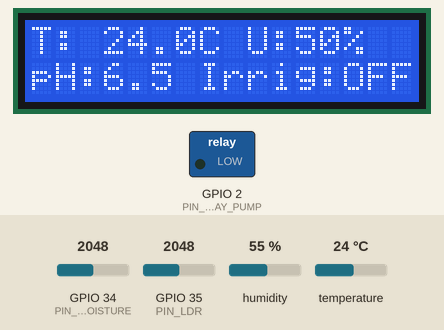
This sketch was run on a simulated ESP32. On the bench: 16×2 character LCD, switched loads named in the sketch (green lamp = pin HIGH). The inputs (shaded band) are chosen by the test bench; at power-on: temperature 24 °C, GPIO 34 (PIN_SOIL_MOISTURE) = 2048, GPIO 35 (PIN_LDR) = 2048, humidity 55 %. WiFi joins after 1.5 s; servers stay silent unless stated; uploads are accepted with an empty reply; what the sketch prints to the serial monitor is not drawn.

Above: at 4.3 s.
4.4 s: temperature set to 35.6 °C
At 6.4 s:
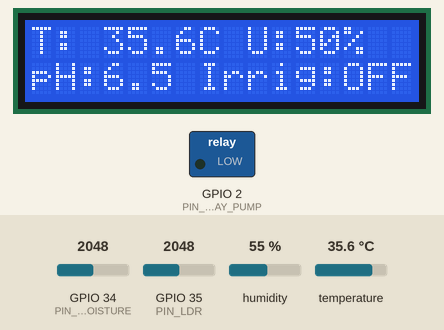
6.7 s: temperature set to 36.8 °C
At 8.2 s:
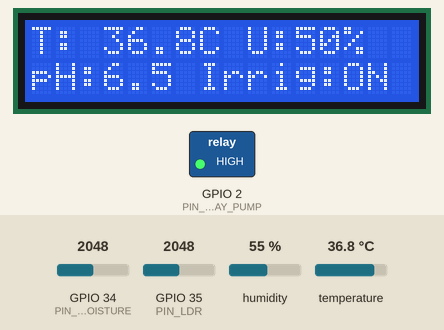
8.9 s: GPIO 34 (PIN_SOIL_MOISTURE) set to 2866
At 10.7 s:
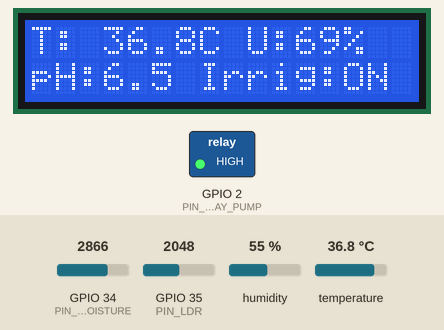
11.0 s: GPIO 34 (PIN_SOIL_MOISTURE) set to 447
At 13.1 s:
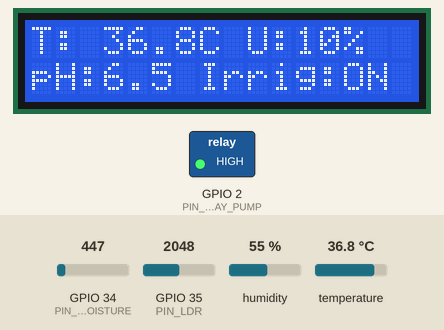
17.2 s: GPIO 34 (PIN_SOIL_MOISTURE) set to 373
At 19.4 s:
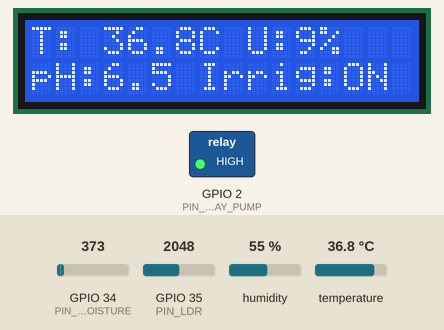
19.7 s: GPIO 35 (PIN_LDR) set to 2866
At 21.1 s:
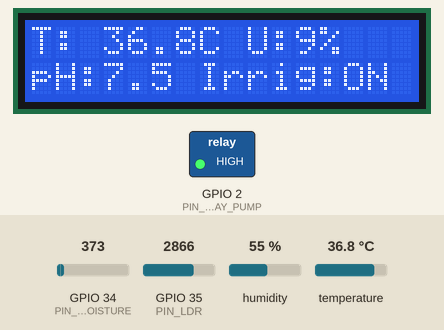
Timing chart, 0 to 22.7 s (numbered marks = the images above; inputs shaded):
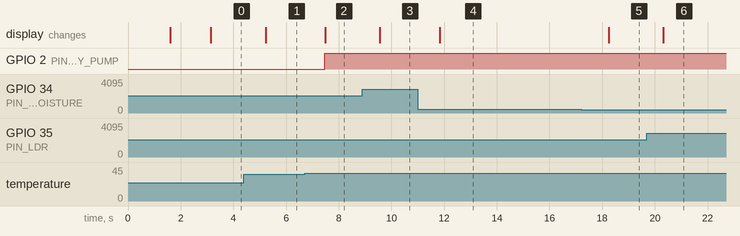

Measured:
- the behaviour switches between 36 and 36.1 °C on temperature (found by bisection; images 1 and 2)
- after the input at 4.4 s, the display: changes after 0.82 s (image 1)
- after the input at 6.7 s, GPIO 2 (PIN_RELAY_PUMP): LOW → HIGH after 0.76 s; the display: changes after 0.79 s (image 2)
- after the input at 8.9 s, the display: changes after 0.66 s (image 3)
- after the input at 11.0 s, the display: changes after 0.84 s (image 4)
- after the input at 17.2 s, the display: changes after 1.0 s (image 5)
- after the input at 19.7 s, the display: changes after 0.62 s (image 6)

The sketch:

esp32_sensor.ino
```cpp
/**
 * 🌾 FarmTech Solutions - IoT & Automação Inteligente (Fase 3 & 5)
 * Placa: ESP32 DevKit V1
 * Sensores: DHT22 (Temperatura e Umidade do Ar), Umidade de Solo (Simulado por Potenciômetro), LDR (Luz/pH simulado)
 * Atuadores: Módulo Relé (Bomba de Irrigação), Display LCD 16x2 I2C
 * Protocolo: HTTP POST (JSON) via Wi-Fi
 */

#include <WiFi.h>
#include <HTTPClient.h>
#include <ArduinoJson.h>
#include <LiquidCrystal_I2C.h>
#include <DHT.h>

// Configurações do Sensor DHT22
#define DHTPIN 4
#define DHTTYPE DHT22
DHT dht(DHTPIN, DHTTYPE);

// Configuração do Display LCD 16x2 I2C (Endereço 0x27)
LiquidCrystal_I2C lcd(0x27, 16, 2);

// Pinos Analógicos e Atuadores
#define PIN_SOIL_MOISTURE 34  // GPIO34 para Umidade do Solo
#define PIN_LDR 35           // GPIO35 para Sensor LDR
#define PIN_RELAY_PUMP 2     // GPIO2 para acionamento do Relé da Bomba

// Configurações Wi-Fi e API
const char* ssid = "Wokwi-GUEST"; // Rede virtual do Simulador Wokwi
const char* password = "";
const char* serverUrl = "http://[IP_SEU_PC_LOCAL]:5000/api/dados"; // Substitua pelo IP da máquina rodando o dashboard

// Intervalo de envio (em milissegundos)
unsigned long previousMillis = 0;
const long interval = 5000; // Envia a cada 5 segundos no simulador

void setup() {
  Serial.begin(115200);

  // Inicialização de Sensores e Atuadores
  dht.begin();
  pinMode(PIN_RELAY_PUMP, OUTPUT);
  digitalWrite(PIN_RELAY_PUMP, LOW); // Inicia bomba desligada

  // Inicializa LCD com Backlight
  lcd.init();
  lcd.backlight();
  lcd.setCursor(0, 0);
  lcd.print("FarmTech IoT");
  lcd.setCursor(0, 1);
  lcd.print("Iniciando...");

  // Conexão Wi-Fi
  WiFi.begin(ssid, password);
  Serial.print("Conectando ao Wi-Fi...");
  while (WiFi.status() != WL_CONNECTED) {
    delay(500);
    Serial.print(".");
  }
  Serial.println("\nConectado ao Wi-Fi!");
  lcd.clear();
  lcd.print("Wi-Fi Conectado!");
  delay(1500);
}

void loop() {
  // Leitura dos sensores físicos/simulados
  float tempAr = dht.readTemperature();
  float umidAr = dht.readHumidity();

  // Umidade do Solo: Lê valor analógico (0-4095) e mapeia para 0-100%
  int rawSoil = analogRead(PIN_SOIL_MOISTURE);
  float umidSolo = map(rawSoil, 0, 4095, 0, 100);

  // LDR / pH: Lê valor analógico e mapeia de forma ilustrativa para pH (4.0 a 9.0) ou Luz (0-100%)
  int rawLDR = analogRead(PIN_LDR);
  float phSimulado = 4.0 + ((float)rawLDR / 4095.0) * 5.0; // Mapeia pH de 4.0 a 9.0
  float luminosidade = ((float)rawLDR / 4095.0) * 100.0;

  // Tratamento de falhas na leitura do DHT22
  if (isnan(tempAr) || isnan(umidAr)) {
    Serial.println("Falha ao ler o sensor DHT22!");
    tempAr = 25.0; // Fallback
    umidAr = 60.0;
  }

  // Lógica Autônoma e Dinâmica de Irrigação (Regras Inteligentes Locais)
  bool bombaAtiva = false;
  if (umidSolo < 30.0 || tempAr > 36.0) {
    digitalWrite(PIN_RELAY_PUMP, HIGH); // Liga bomba
    bombaAtiva = true;
  } else {
    digitalWrite(PIN_RELAY_PUMP, LOW);  // Desliga bomba
  }

  // Atualiza Display LCD 16x2
  lcd.clear();
  lcd.setCursor(0, 0);
  lcd.print("T: " + String(tempAr, 1) + "C U:" + String(umidSolo, 0) + "%");
  lcd.setCursor(0, 1);
  lcd.print("pH:" + String(phSimulado, 1) + " Irrig:" + (bombaAtiva ? "ON" : "OFF"));

  // Exibição no Serial Plotter / Terminal
  Serial.print("TempAr:"); Serial.print(tempAr); Serial.print(",");
  Serial.print("UmidAr:"); Serial.print(umidAr); Serial.print(",");
  Serial.print("UmidSolo:"); Serial.print(umidSolo); Serial.print(",");
  Serial.print("pH:"); Serial.print(phSimulado); Serial.print(",");
  Serial.print("Bomba:"); Serial.println(bombaAtiva ? 1 : 0);

  // Envio de Dados via HTTP POST (Assíncrono via Intervalo)
  unsigned long currentMillis = millis();
  if (currentMillis - previousMillis >= interval) {
    previousMillis = currentMillis;

    if (WiFi.status() == WL_CONNECTED) {
      HTTPClient http;
      http.begin(serverUrl);
      http.addHeader("Content-Type", "application/json");

      // Criação do JSON de payload
      StaticJsonDocument<200> doc;
      doc["temperatura"] = tempAr;
      doc["umidade_ar"] = umidAr;
      doc["umidade_solo"] = umidSolo;
      doc["ph"] = phSimulado;
      doc["luminosidade"] = luminosidade;

      String jsonPayload;
      serializeJson(doc, jsonPayload);

      Serial.print("Enviando POST: ");
      Serial.println(jsonPayload);

      int httpResponseCode = http.POST(jsonPayload);

      if (httpResponseCode > 0) {
        String response = http.getString();
        Serial.print("Resposta do Servidor (HTTP " + String(httpResponseCode) + "): ");
        Serial.println(response);
      } else {
        Serial.print("Erro no POST HTTP: ");
        Serial.println(http.errorToString(httpResponseCode).c_str());
      }
      http.end();
    } else {
      Serial.println("Erro: Wi-Fi desconectado!");
    }
  }

  delay(1000); // Aguarda 1 segundo por ciclo
}
```
